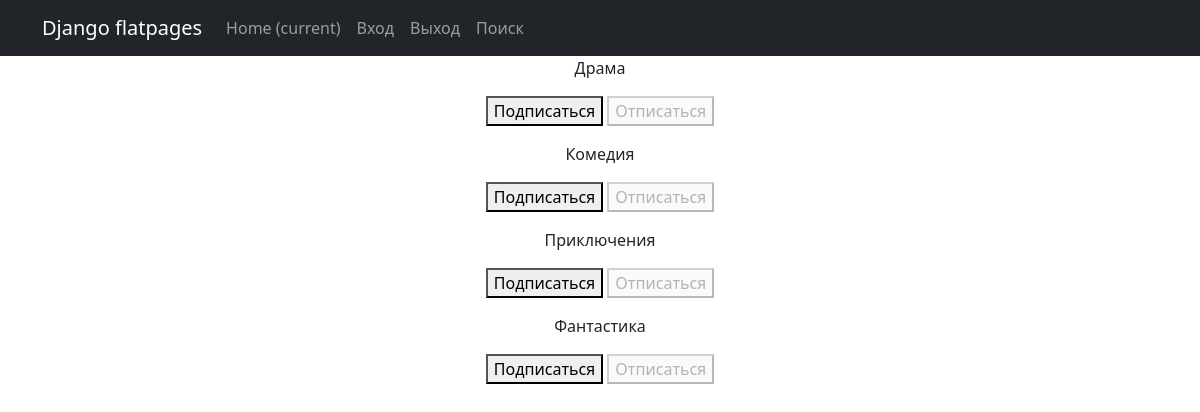
Screenshot of /subscriptions/ (signed in) with the database file from the repository.
### news/models.py (models this page shows, shortened)
class Category(models.Model):  # Жанры
    category = models.CharField(max_length=255, unique=True)
    subscribers = models.ManyToManyField(User, related_name='categories', through='Subscriber')

### news/views.py (the view, shortened to what this page needs)
# urls.py: path('subscriptions/', subscriptions, name='subscriptions'),
@login_required
@csrf_protect
def subscriptions(request):
    categories_with_subscriptions = Category.objects.annotate(
        user_subscribed=Exists(
            Subscriber.objects.filter(
                user=request.user,
                category=OuterRef('pk'),
            )
        )
    ).order_by('category')
    return render(request, 'subscriptions.html', {'categories': categories_with_subscriptions})

### templates/subscriptions.html (shortened to what this page needs)
{% extends 'flatpages/default.html' %}
{% block content %}
    {% for category in categories  %}
        <p>
            {{ category.category }}
            <form method="post">
                {% if category.user_subscribed %}
                    <button disabled>Подписаться</button>
                    <button name="action" value="unsubscribe">Отписаться</button>
                {% else %}
                    <button name="action" value="subscribe">Подписаться</button>
                    <button disabled>Отписаться</button>
                {% endif %}
            </form>
        </p>
    {% endfor %}
{% endblock content %}

### rows the page displays
Category: category "Драма", shows "Подписаться"
Category: category "Комедия", shows "Подписаться"
Category: category "Приключения", shows "Подписаться"
Category: category "Фантастика", shows "Подписаться"
